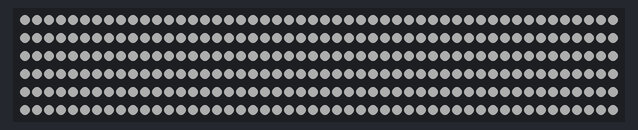
A program run on a simulated Raspberry Pi (BCM pin numbers). On the bench: 300 RGB LEDs in strip order, left to right, continuing on the next row. Dim RGB values are drawn brighter than linear.

Above: at 0.1 s.

The program:

LED_strip_white.py
```python
import time
import board
import neopixel

# LED strip configuration:
LED_COUNT = 300        # Number of LED pixels.
LED_PIN = board.D18    # GPIO pin connected to the pixels (must support PWM).
LED_BRIGHTNESS = 0.2   # Set to 20% brightness (0.2)

# Create NeoPixel object with appropriate configuration.
strip = neopixel.NeoPixel(LED_PIN, LED_COUNT, brightness=LED_BRIGHTNESS, auto_write=False)

def set_all_white(strip):
    """Set all LEDs to white at 20% brightness."""
    strip.fill((255, 255, 255))
    strip.show()

if __name__ == '__main__':
    try:
        while True:
            set_all_white(strip)
            time.sleep(1)  # Keep the LEDs on
    except KeyboardInterrupt:
        # Clear the strip on exit
        strip.fill((0, 0, 0))
        strip.show()


# This is my cool comment
```
